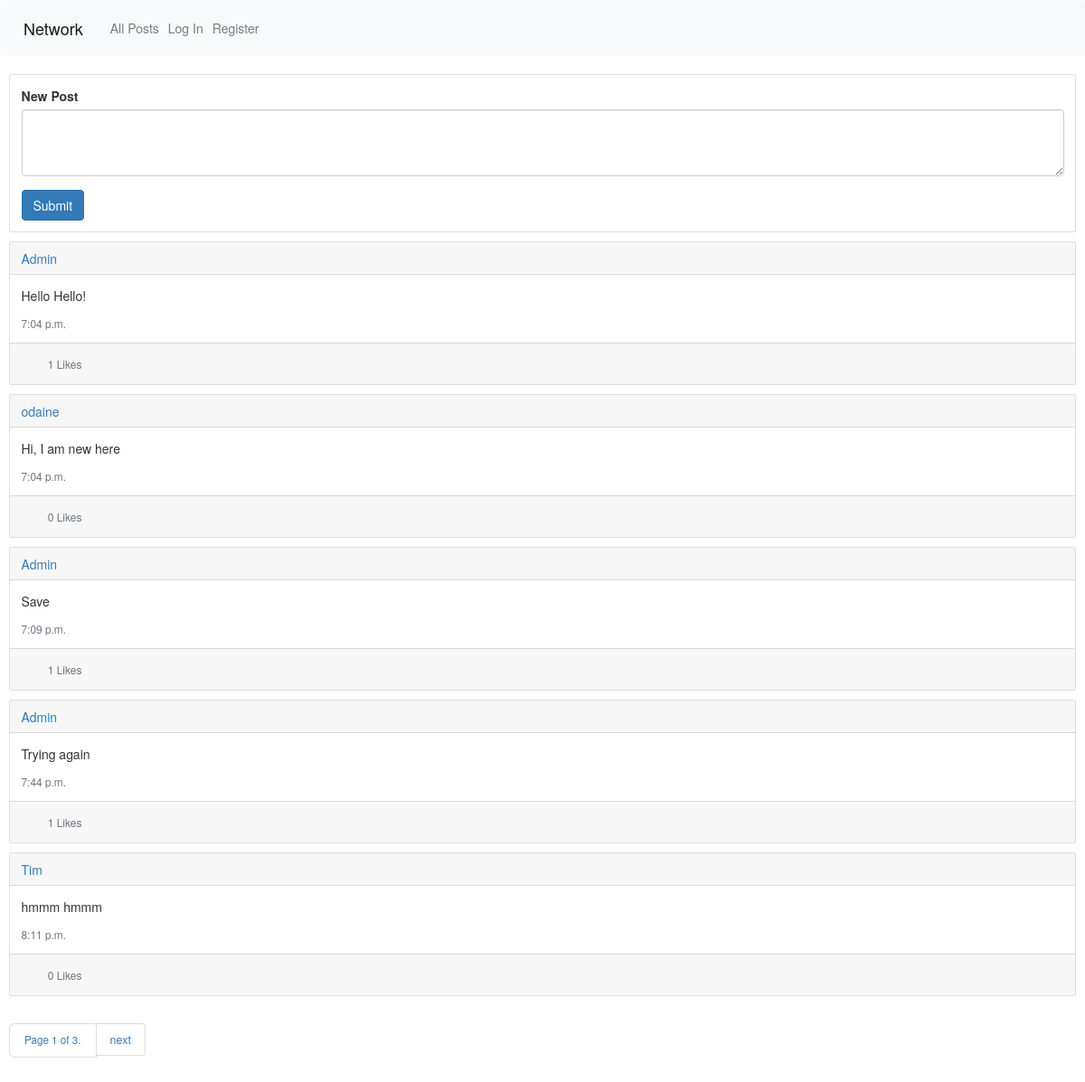
The page / on the database its author committed.
### network/models.py (models this page shows)
class User(AbstractUser):
    pass

class Post(models.Model):
    user = models.ForeignKey(User, on_delete=models.CASCADE, related_name='user_post', null=True)
    content = models.CharField(max_length=64)
    timestamp = models.TimeField(auto_now=True)
    like = models.IntegerField(default=0)
    def serialize(self):
        return {
            "id": self.id,
            'user': self.user.username,
            "content": self.content,
            "timestamp": self.timestamp,
            "likes": self.like,
        }

### network/views.py (the view)
# urls.py: path("", views.index, name="index"),
def index(request):
    posts = Post.objects.all().order_by("timestamp")
    data = []
    for post in posts:
        serialized_post = post.serialize()
        if request.user.is_authenticated:
            user_liked = Like.objects.filter(post=post, user=request.user).exists()
        else:
            user_liked = False
        serialized_post['liked'] = user_liked
        data.append(serialized_post)
    paginator = Paginator(data, 5)
    page_number = request.GET.get('page')
    page_obj = paginator.get_page(page_number)
    return render(request, "network/index.html", {"data": page_obj})

### network/templates/network/index.html (shortened to what this page needs)
{% extends "network/layout.html" %} {% load static %} {% block body %}
<div class="card m-3">
  <div class="card-body">
    <form method="post" action="{% url 'newpost' %}">
      <div class="form-group">
        <label for="post_content">New Post</label>
        <textarea class="form-control" name="post_content" rows="3"></textarea>
      </div>
      <button type="submit" class="btn btn-primary">Submit</button>
    </form>
  </div>
</div>
 {% for post in data %}
<div class="card m-3">
  <div class="card-header">
    <a href="{% url 'profile' post.user %}">{{ post.user }}</a>
  </div>
  <div class="card-body">
    <p class="card-text content-text" data-postid="{{ post.id }}">
      {{ post.content }}
    </p>
    <p class="card-text">
      <small class="text-muted">{{ post.timestamp }}</small>
    </p>
  </div>
  <div class="card-footer">
    <div class="justify-content-between align-items-center">
          <div
          id="likes-count"
          class="btn btn-sm btn-outline-secondary col-1"
          data-postid="{{ post.id }}"
          >
          <span>{{ post.likes }} Likes</span>
        </div>
        </div>
      </div>
    </div>
  </div>
{% endfor %}
<nav aria-label="" class="m-3">
  <ul class="pagination pagination-lg">
    <li class="page-item"><span style="font-size: smaller">Page {{ data.number }} of {{ data.paginator.num_pages }}.</span></li>
        {% if data.has_next %}
            <li class="page-item"><a class="page-link" href="?page={{ data.next_page_number }}">next</a></li>
        {% endif %}
  </ul>
</nav>
{% endblock %} {% block script %}
<link
  rel="stylesheet"
  href="https://maxcdn.bootstrapcdn.com/bootstrap/3.3.7/css/bootstrap.min.css"
/>
{% endblock %}

### rows shown on the page
User: user "Admin" "Admin" "Admin"
Post: content "Hello Hello!", timestamp "7:04 p.m."
User: user "odaine"
Post: content "Hi, I am new here", timestamp "7:04 p.m."
Post: content "Save", timestamp "7:09 p.m."
Post: content "Trying again", timestamp "7:44 p.m."
User: user "Tim"
Post: content "hmmm hmmm", timestamp "8:11 p.m."

### other values the page prints
{{ post.likes }} "1" "0" "1" "1" "0"
{{ data.number }} "1"
{{ data.paginator.num_pages }} "3"
